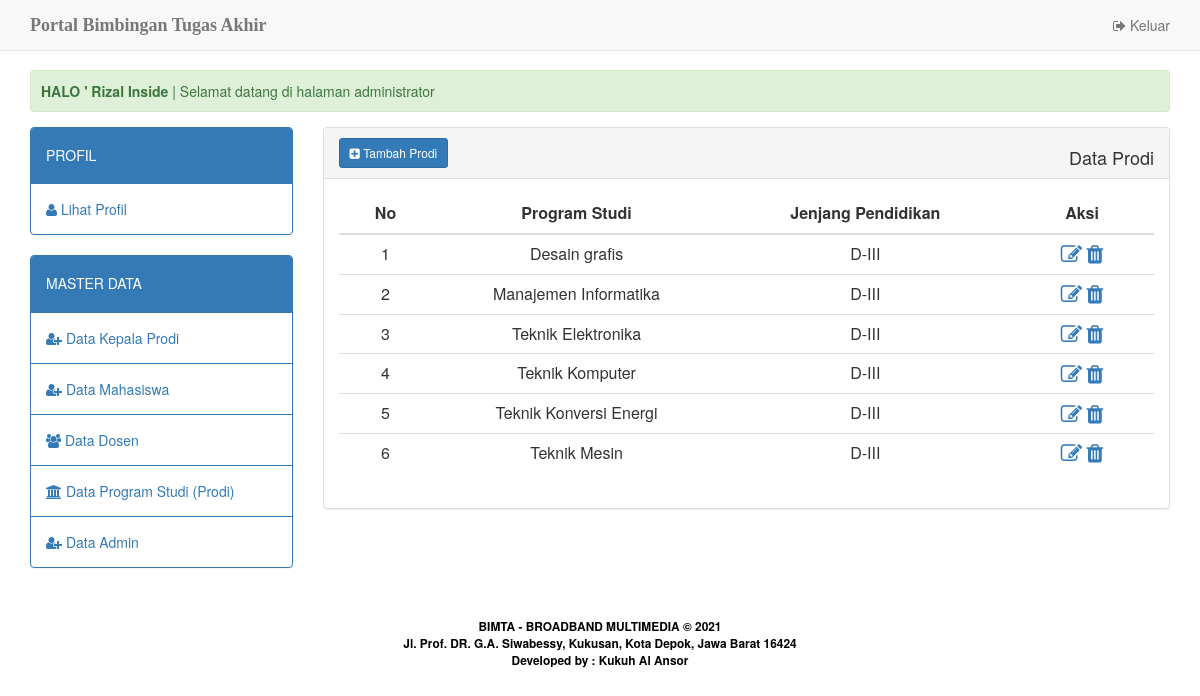
The app's page /home.php?apps=prodi (signed in), older data.
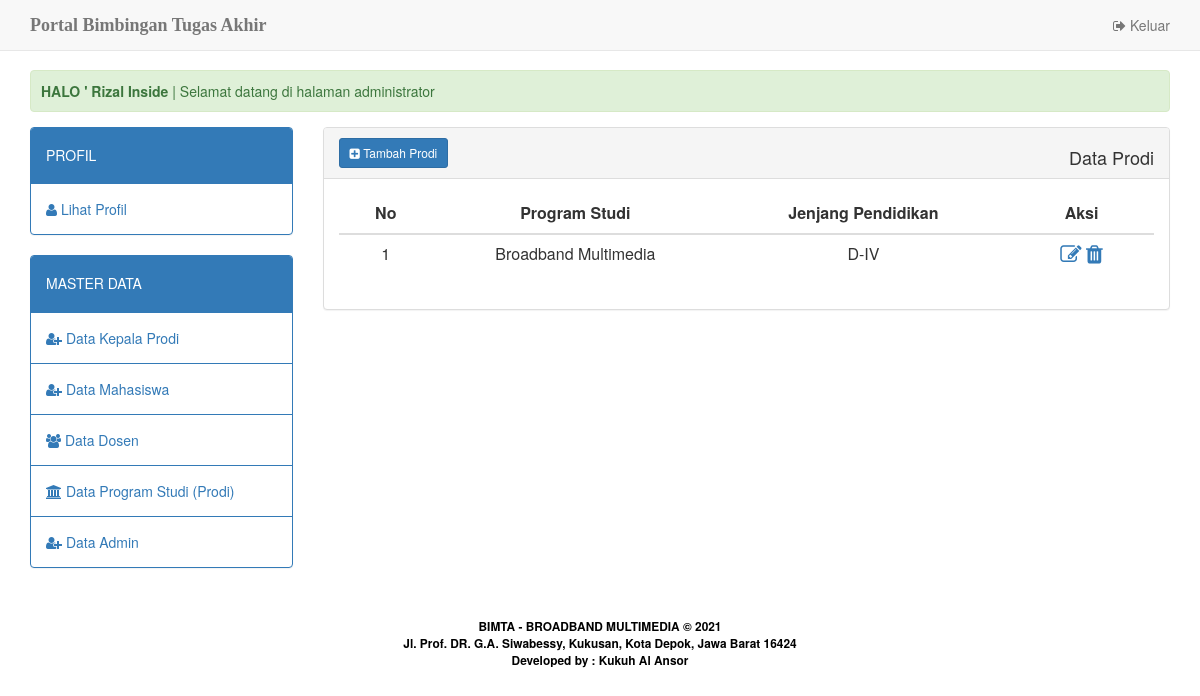
The same page, newer data.
### tables this page shows
CREATE TABLE `prodi` (
  `id_prodi` int(2) NOT NULL,
  `nama_prodi` varchar(30) NOT NULL,
  `jenjang` varchar(5) NOT NULL
);

### apps/app_prodi/view.php (the view, shortened to what this page needs)
<div class="panel panel-default">
	<div class="panel-heading">
		<?php if ($_SESSION['user_level']=='admin') { ?>
			<a href="?apps=prodi&amp;act=add" class="btn btn-primary btn-sm"><i class="fa fa-plus-square"></i> Tambah Prodi </a>
			<span class="pull-right">
			<h4>Data Prodi </h4>
	  		</span>
		<?php } else { ?>
			<span>
			<h4>Data Prodi </h4>
			</span>
		<?php } ?>
  </div>
	<div class="panel-body">
		<table width="20%" class="table table-hover" id="tbl_users">
			<thead>
	    		<tr>
	    			<th width="3%" style="width: 3%"><div align="center">No</div></th>
	    			<th width="10%" style="width: 10%"><div align="center">Program Studi</div></th>
	    			<th width="10%" style="width: 10%"><div align="center">Jenjang Pendidikan</div></th>
					<th width="5%" style="width: 5%"><div align="center">Aksi</div></th>
	    		</tr>
	    	</thead>
	    	<tbody>
	    		<?php
					$stmt = $db_con->prepare("SELECT * FROM prodi ORDER BY nama_prodi ASC");
					$stmt->execute();
					$no=1;
					while($row=$stmt->fetch(PDO::FETCH_ASSOC)) {
				?>
					<tr>
						<td><div align="center"><?php echo $no; ?></div></td>
						<td><div align="center"><?php echo $row['nama_prodi']; ?></div></td>
						<td><div align="center"><?php echo $row['jenjang']; ?></div></td>
					    <td align="center">
							<a class="edit-link" href="?apps=prodi&act=edit&id=<?php echo $row['id_prodi']; ?>" title="Edit"><i class="fa fa-pencil-square-o fa-lg" aria-hidden="true"></i></a>
							<a href="?apps=prodi&act=hapus&id=<?php echo $row['id_prodi']; ?>" title="Delete" onclick="return confirm('Yakin untuk menghapus data?')"><i class="fa fa-trash fa-lg" aria-hidden="true"></i></a>
						</td>
					</tr>
				<?php
					$no++;
				 	}
				?>
	    	</tbody>
		</table>
	</div>
</div>

Row changes from the older to the newer data that the page shows:
removed prodi: nama_prodi "Desain grafis", jenjang "D-III"
removed prodi: nama_prodi "Teknik Elektronika", jenjang "D-III"
removed prodi: nama_prodi "Teknik Komputer", jenjang "D-III"
removed prodi: nama_prodi "Teknik Konversi Energi", jenjang "D-III"
removed prodi: nama_prodi "Teknik Mesin", jenjang "D-III"
changed prodi: nama_prodi "Manajemen Informatika" → "Broadband Multimedia"; jenjang "D-III" → "D-IV"
